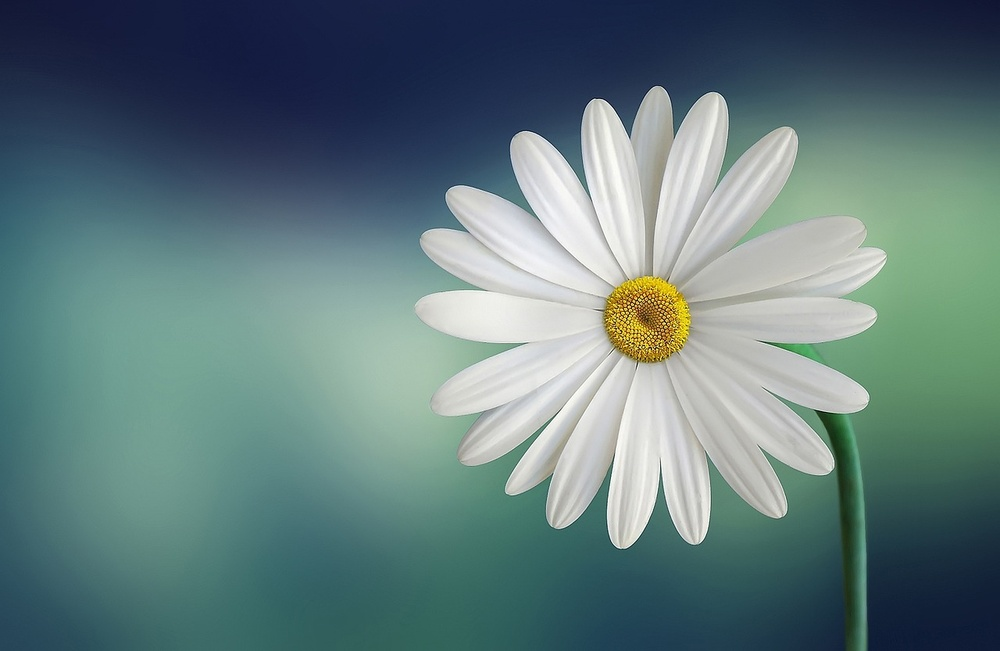
#> input picture input_image.jpg, 1000 x 651 px, shrunk from 1280 x 833 before the run
$ python exp_8.py
#> lines starting #> are read from the running program, lines starting #| are printed output that depends on the picture; after the words box and inside, x2 and y2 are one past the last pixel; in counts of white or black regions, pixels touching at a corner belong together
# Experiment 8: Color Image Processing and Segmentation

import cv2
import numpy as np

img = cv2.imread('input_image.jpg')
#> img is the input picture: shape (651, 1000, 3); mean B, G, R 123.8, 122.4, 97.3
hsv = cv2.cvtColor(img, cv2.COLOR_BGR2HSV)
#> hsv: shape (651, 1000, 3); mean H, S, V 82.8, 89.1, 131.3

lower = np.array([30, 50, 50])
upper = np.array([90, 255, 255])

mask = cv2.inRange(hsv, lower, upper)
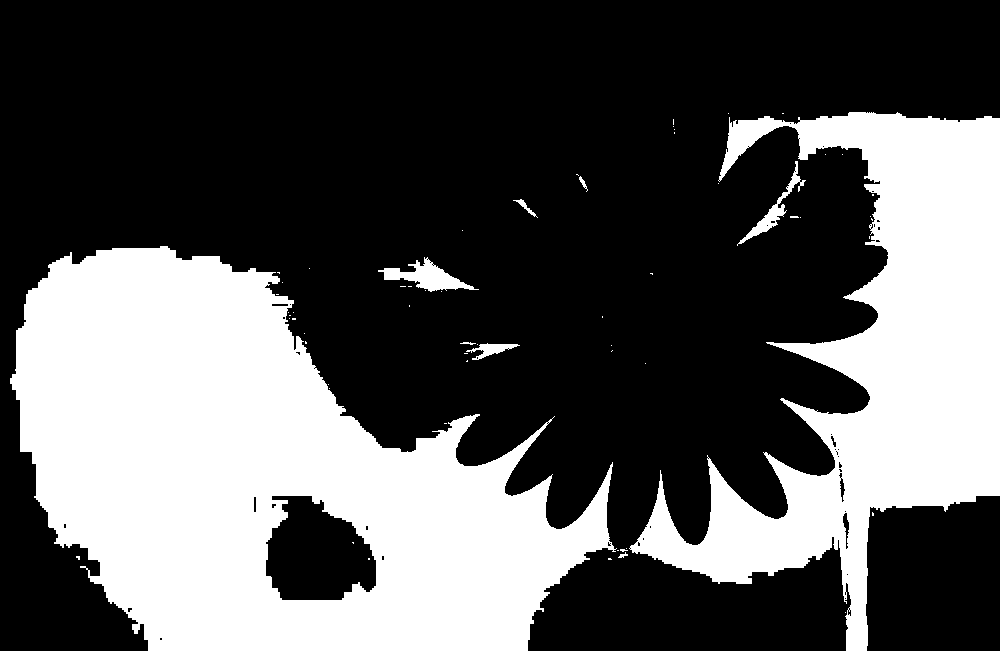
#> mask: shape (651, 1000); 34.4% white; 62 white regions (53 under 20 px), largest, box (x1, y1, x2, y2) and area: (10, 246, 617, 651) 143208, (629, 112, 1000, 651) 77782, (378, 257, 479, 292) 1343
result = cv2.bitwise_and(img, img, mask=mask)
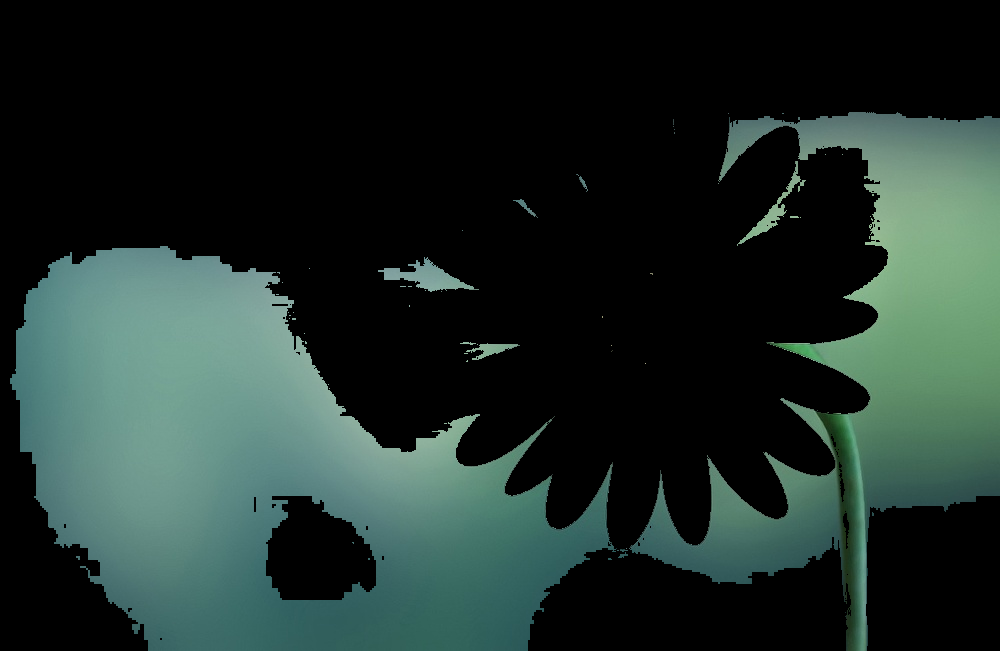
#> result: shape (651, 1000, 3); mean B, G, R 41.6, 46.3, 31.3

cv2.imshow("Original", img)
cv2.imshow("Segmented", result)
cv2.waitKey(0)
cv2.destroyAllWindows()
